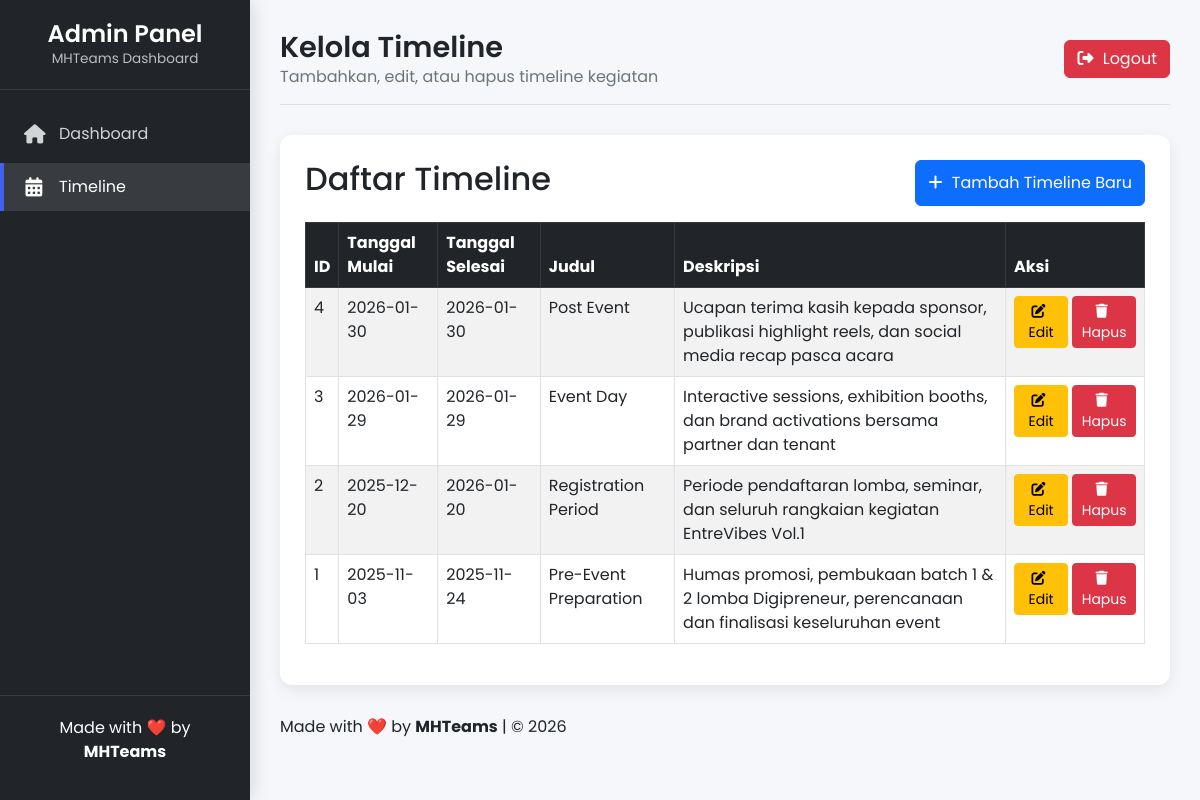
Screenshot of /admin/timeline.php (signed in) with the database file from the repository.
### tables this page shows
CREATE TABLE timeline (
            id INTEGER PRIMARY KEY AUTOINCREMENT,
            tanggal_start TEXT NOT NULL,
            tanggal_end TEXT NOT NULL,
            judul TEXT NOT NULL,
            deskripsi TEXT NOT NULL,
            link TEXT,
            created_at DATETIME DEFAULT CURRENT_TIMESTAMP
        );

### admin/timeline.php (the view, shortened to what this page needs)
<?php
include "../config.php";
$timelines = $conn->query("SELECT * FROM timeline ORDER BY tanggal_start DESC")->fetchAll(PDO::FETCH_ASSOC);
?>
<!DOCTYPE html>
<html lang="id">
<head>
    <link href="https://cdn.jsdelivr.net/npm/bootstrap@5.3.0/dist/css/bootstrap.min.css" rel="stylesheet">
    <link rel="stylesheet" href="https://cdnjs.cloudflare.com/ajax/libs/font-awesome/6.5.1/css/all.min.css">
</head>
<body>
<div class="admin-container">
    <div class="sidebar" id="sidebar">
        <div class="sidebar-header">
            <h3>Admin Panel</h3>
            <p>MHTeams Dashboard</p>
        </div>
        <div class="sidebar-menu">
            <ul>
                <li><a href="dashboard.php"><i class="fas fa-home"></i> Dashboard</a></li>
                <li><a href="timeline.php" class="active"><i class="fas fa-calendar-alt"></i> Timeline</a></li>
            </ul>
        </div>
        <div class="sidebar-footer">
            <p>Made with ❤️ by <strong>MHTeams</strong></p>
        </div>
    </div>
    <div class="main-content">
        <div class="header">
            <div class="welcome-text">
                <h1>Kelola Timeline</h1>
                <p>Tambahkan, edit, atau hapus timeline kegiatan</p>
            </div>
            <div class="user-info">
                <a href="logout.php" class="btn btn-danger"><i class="fas fa-right-from-bracket"></i> Logout</a>
            </div>
        </div>
        <div class="page-content">
            <div class="d-flex justify-content-between mb-3">
                <h2>Daftar Timeline</h2>
                <button class="btn btn-primary" data-bs-toggle="modal" data-bs-target="#addModal">
                    <i class="fas fa-plus"></i> Tambah Timeline Baru
                </button>
            </div>
            <?php if(count($timelines) > 0): ?>
            <table class="table table-bordered table-striped">
                <thead class="table-dark">
                    <tr>
                        <th>ID</th>
                        <th>Tanggal Mulai</th>
                        <th>Tanggal Selesai</th>
                        <th>Judul</th>
                        <th>Deskripsi</th>
                        <th>Aksi</th>
                    </tr>
                </thead>
                <tbody>
                    <?php foreach($timelines as $t): ?>
                    <tr>
                        <td><?= $t['id'] ?></td>
                        <td><?= htmlspecialchars($t['tanggal_start']) ?></td>
                        <td><?= htmlspecialchars($t['tanggal_end']) ?></td>
                        <td><?= htmlspecialchars($t['judul']) ?></td>
                        <td><?= htmlspecialchars($t['deskripsi']) ?></td>
                        <td>
                            <div class="d-flex gap-1">
                                <button class="btn btn-warning btn-sm" data-bs-toggle="modal" data-bs-target="#editModal<?= $t['id'] ?>">
                                    <i class="fas fa-edit"></i> Edit
                                </button>
                                <form method="post" class="d-inline" onsubmit="return confirm('Yakin ingin menghapus timeline ini?');">
                                    <button class="btn btn-danger btn-sm"><i class="fas fa-trash"></i> Hapus</button>
                                </form>
                            </div>
                        </td>
                    </tr>
                    <?php endforeach; ?>
                </tbody>
            </table>
            <?php endif; ?>
        </div>
        <div class="footer mt-4">
            <p>Made with ❤️ by <strong>MHTeams</strong> | © <?= date('Y'); ?></p>
        </div>
    </div>
</div>
</body>
</html>

### admin/timeline.php (style rules this page uses)
:root { --primary: #4361ee; --secondary: #3f37c9; --success: #4cc9f0; --danger: #f72585; --warning: #f8961e; --dark: #212529; --light: #f8f9fa; --sidebar-width: 250px; --transition: all 0.3s ease; }
* { margin: 0; padding: 0; box-sizing: border-box; font-family: 'Poppins', sans-serif; }
body { background: #f5f7fa; color: var(--dark); min-height: 100vh; }
.admin-container { display: flex; min-height: 100vh; }
.sidebar { width: var(--sidebar-width); background: var(--dark); color: white; position: fixed; height: 100vh; transition: var(--transition); z-index: 1000; box-shadow: 5px 0 15px rgba(0, 0, 0, 0.1); }
.sidebar-header { padding: 20px; text-align: center; border-bottom: 1px solid rgba(255, 255, 255, 0.1); }
.sidebar-header h3 { font-weight: 600; font-size: 1.5rem; margin: 0; }
.sidebar-header p { font-size: 0.85rem; color: rgba(255, 255, 255, 0.7); margin: 0; }
.sidebar-menu { padding: 20px 0; }
.sidebar-menu ul { list-style: none; padding: 0; }
.sidebar-menu li { margin-bottom: 5px; }
.sidebar-menu a { display: flex; align-items: center; padding: 12px 20px; color: rgba(255, 255, 255, 0.8); text-decoration: none; transition: var(--transition); border-left: 4px solid transparent; }
.sidebar-menu a.active { background: rgba(255, 255, 255, 0.1); color: white; border-left: 4px solid var(--primary); }
.sidebar-menu i { margin-right: 15px; font-size: 1.2rem; width: 20px; text-align: center; }
.sidebar-footer { position: absolute; bottom: 0; width: 100%; padding: 20px; text-align: center; border-top: 1px solid rgba(255, 255, 255, 0.1); }
.main-content { flex: 1; margin-left: var(--sidebar-width); padding: 30px; transition: var(--transition); }
.header { display: flex; justify-content: space-between; align-items: center; margin-bottom: 30px; padding-bottom: 15px; border-bottom: 1px solid rgba(0, 0, 0, 0.1); }
.welcome-text h1 { font-size: 1.8rem; font-weight: 600; margin: 0; }
.welcome-text p { color: #6c757d; margin: 0; }
.user-info { display: flex; align-items: center; }
.page-content { background: white; border-radius: 12px; padding: 25px; box-shadow: 0 5px 15px rgba(0, 0, 0, 0.08); margin-bottom: 30px; }
.btn i { margin-right: 5px; }

### rows the page displays
timeline: id "4", tanggal_start "2026-01-30", tanggal_end "2026-01-30", judul "Post Event", deskripsi "Ucapan terima kasih kepada sponsor, publikasi highlight reels, dan social media recap pasca acara"
timeline: id "3", tanggal_start "2026-01-29", tanggal_end "2026-01-29", judul "Event Day", deskripsi "Interactive sessions, exhibition booths, dan brand activations bersama partner dan tenant"
timeline: id "2", tanggal_start "2025-12-20", tanggal_end "2026-01-20", judul "Registration Period", deskripsi "Periode pendaftaran lomba, seminar, dan seluruh rangkaian kegiatan EntreVibes Vol.1"
timeline: id "1", tanggal_start "2025-11-03", tanggal_end "2025-11-24", judul "Pre-Event Preparation", deskripsi "Humas promosi, pembukaan batch 1 & 2 lomba Digipreneur, perencanaan dan finalisasi keseluruhan event"
